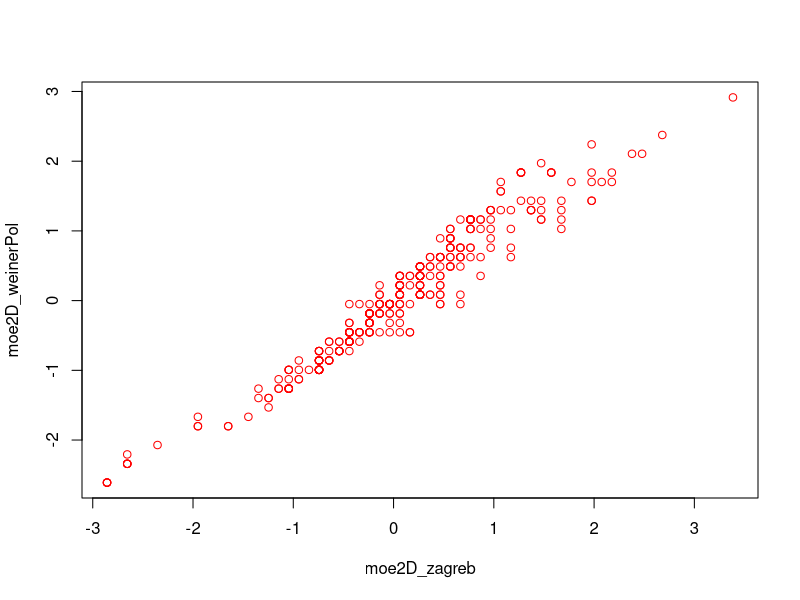
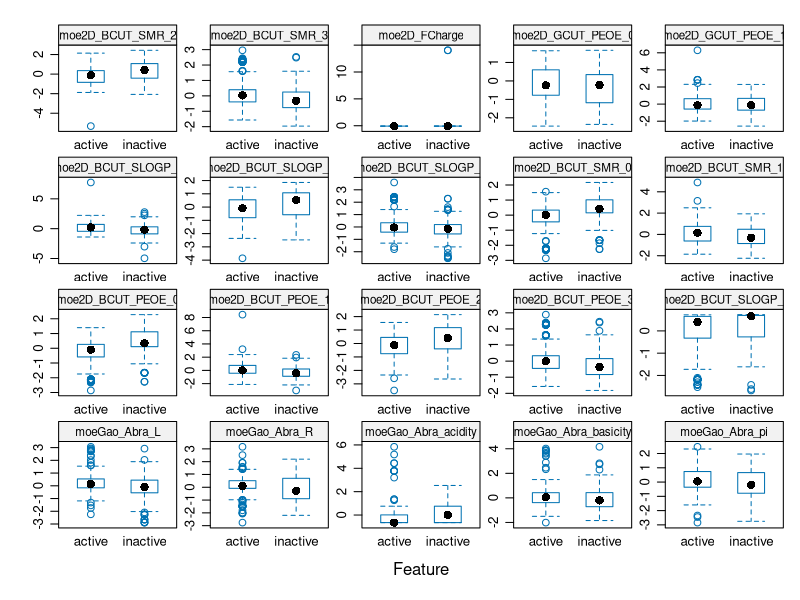

Here is the R script that generated these plots, in order: (Note: this script raises an error after producing the figures.)
# Importing the dhfr dataset
library(datasets)
library(caret)
data(dhfr)

# Finding basic statistics
summary(dhfr)
summary(dhfr$Y)

# Checking if there is missing data
sum(is.na(dhfr))

# Expanding basic statistics
library(skimr)
skim(dhfr)

 # Expanding basic statistics after grouping data by biological activity
dhfr %>%
  dplyr::group_by(Y) %>%
  skim()

# Scatter plot
plot(dhfr$moe2D_zagreb, dhfr$moe2D_weinerPol, col = "red", xlab = "moe2D_zagreb", ylab = "moe2D_weinerPol")

# Feature plots
library(caret)
featurePlot(x = dhfr[,2:21],
            y = dhfr$Y,
            plot = "box",
            strip=strip.custom(par.strip.text=list(cex=.7)),
            scales = list(x = list(relation="free"),
                          y = list(relation="free")))

# Achieving reproducible model
set.seed(100)

# Performing stratified random split of the data set
TrainingIndex <- createDataPartition(dhfr$Y, p=0.8, list = FALSE)
TrainingSet <- dhfr[TrainingIndex,] # Training Set
TestingSet <- dhfr[-TrainingIndex,] # Test Set

# Building a Training model
Model <- train(Y ~ ., data = TrainingSet,
               method = "svmPoly",
               na.action = na.omit,
               preProcess=c("scale","center"),
               trControl= trainControl(method="none"),
               tuneGrid = data.frame(degree=1,scale=1,C=1))

# Removing zero variance variables
zero_var_cols <- nearZeroVar(TrainingSet)
TrainingSet <- TrainingSet[, -zero_var_cols]

# Building a CV model
Model.cv <- train(Y ~ ., data = TrainingSet,
                  method = "svmPoly",
                  na.action = na.omit,
                  preProcess=c("scale","center"),
                  trControl= trainControl(method="cv", number=10),
                  tuneGrid = data.frame(degree=1,scale=1,C=1))


# Applying model for prediction
Model.training <-predict(Model, TrainingSet) 
Model.testing <-predict(Model, TestingSet)

# Performing cross-validation
Model.cv <-predict(Model.cv, TrainingSet) 

# Model performance - displaying confusion matrix and statistics
Model.training.confusion <-confusionMatrix(Model.training, TrainingSet$Y)
Model.testing.confusion <-confusionMatrix(Model.testing, TestingSet$Y)
Model.cv.confusion <-confusionMatrix(Model.cv, TrainingSet$Y)

print(Model.training.confusion)
print(Model.testing.confusion)
print(Model.cv.confusion)

# Featuring importance
Importance <- varImp(Model)
plot(Importance, top = 25)
plot(Importance, col = "red")

# Leaving the output variable out
dhfr <- dhfr[,-1]

# Randomly introducing NA to the dataset
na.gen <- function(data,n) {
  i <- 1
  while (i < n+1) {
    idx1 <- sample(1:nrow(data), 1)
    idx2 <- sample(1:ncol(data), 1)
    data[idx1,idx2] <- NA
    i = i+1}
  return(data)}

dhfr <- na.gen(dhfr,100)
# Alternative
dhfr <- na.gen(n=100,data=dhfr)

# Checking for missing data again
sum(is.na(dhfr))
colSums(is.na(dhfr))
str(dhfr)

# Listing rows with missing data
missingdata <- dhfr[!complete.cases(dhfr), ]
sum(is.na(missingdata))

# Handling missing data - two alternatives

# 1. Deleting all entries with missing data
clean.data <- na.omit(dhfr)
sum(is.na(clean.data))

# 2. Imputation: Replacing missing values with the column's 
# MEAN
dhfr.impute <- dhfr

for (i in which(sapply(dhfr.impute, is.numeric))) { 
  dhfr.impute[is.na(dhfr.impute[, i]), i] <- mean(dhfr.impute[, i],  na.rm = TRUE) 
}

sum(is.na(dhfr.impute))

# MEDIAN
dhfr.impute <- dhfr

for (i in which(sapply(dhfr.impute, is.numeric))) { 
  dhfr.impute[is.na(dhfr.impute[, i]), i] <- median(dhfr.impute[, i],  na.rm = TRUE) 
}

sum(is.na(dhfr.impute))

# Performing stratified random split of the data set
TrainingIndex <- createDataPartition(dhfr$Y, p=0.8, list = FALSE)
TrainingSet <- dhfr[TrainingIndex,]
TestingSet <- dhfr[-TrainingIndex,] 

# Random forest
# Running normally without parallel processing
# Building model using training set and learning the algorithm
start.time <- proc.time()
Model <- train(Y ~ ., 
               data = TrainingSet, 
               method = "rf" 
         )
stop.time <- proc.time()
run.time <- stop.time - start.time
print(run.time)

# Using parallel processing
library(doParallel)

cl <- makePSOCKcluster(5)
registerDoParallel(cl)

start.time <- proc.time()
Model <- train(Y ~ ., 
               data = TrainingSet, 
               method = "rf" 
         )
stop.time <- proc.time()
run.time <- stop.time - start.time
print(run.time)

stopCluster(cl)

# Run without parallel processing again
start.time <- proc.time()
Model <- train(Y ~ ., 
               data = TrainingSet, 
               method = "rf", 
               tuneGrid = data.frame(mtry = seq(5,15, by=5))
         )
stop.time <- proc.time()
run.time <- stop.time - start.time
print(run.time)

# Using doParallel
library(doParallel)

cl <- makePSOCKcluster(5)
registerDoParallel(cl)

start.time <- proc.time()
Model <- train(Y ~ ., 
               data = TrainingSet, 
               method = "rf",
               tuneGrid = data.frame(mtry = seq(5,15, by=5))
         )
stop.time <- proc.time()
run.time <- stop.time - start.time
print(run.time)

stopCluster(cl)

# Applying model for prediction on Training set
Model.training <-predict(Model, TrainingSet) 

# Model performance
Model.training.confusion <-confusionMatrix(Model.training, TrainingSet$Y)

print(Model.training.confusion)

# Feature importance
Importance <- varImp(Model)
plot(Importance, top = 25)
plot(Importance, col = "red")
